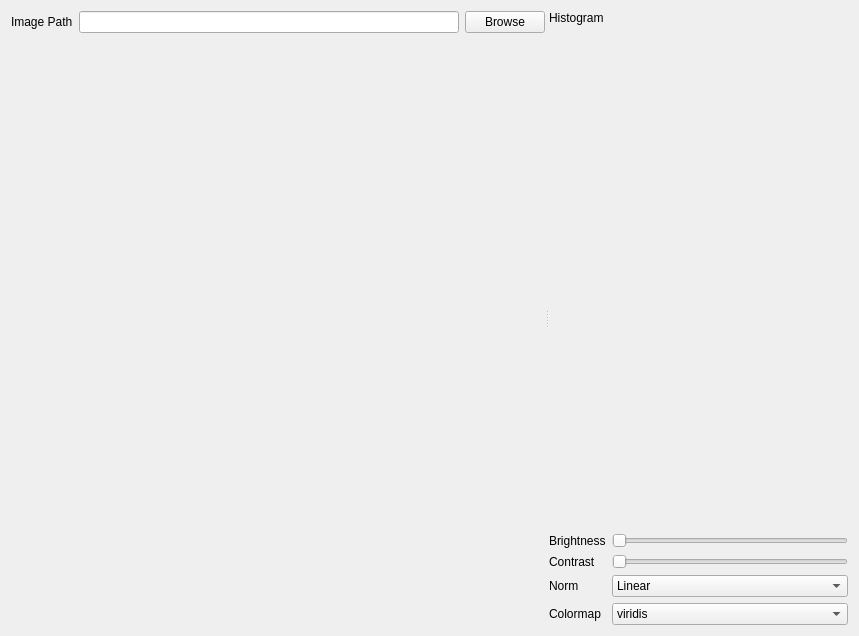
<?xml version="1.0" encoding="UTF-8"?>
<ui version="4.0">
 <class>Form</class>
 <widget class="QWidget" name="Form">
  <property name="geometry">
   <rect>
    <x>0</x>
    <y>0</y>
    <width>859</width>
    <height>636</height>
   </rect>
  </property>
  <property name="windowTitle">
   <string>Form</string>
  </property>
  <layout class="QVBoxLayout" name="verticalLayout_2">
   <item>
    <widget class="QSplitter" name="splitter">
     <property name="orientation">
      <enum>Qt::Horizontal</enum>
     </property>
     <widget class="QWidget" name="layoutWidget">
      <layout class="QVBoxLayout" name="verticalLayout_5" stretch="0,1">
       <item>
        <layout class="QHBoxLayout" name="horizontalLayout_3">
         <item>
          <widget class="QLabel" name="label_3">
           <property name="text">
            <string>Image Path</string>
           </property>
          </widget>
         </item>
         <item>
          <widget class="QLineEdit" name="lineEdit_image_path"/>
         </item>
         <item>
          <widget class="QPushButton" name="pushButton_browse">
           <property name="text">
            <string>Browse</string>
           </property>
          </widget>
         </item>
        </layout>
       </item>
       <item>
        <widget class="WidgetPlotImage" name="widget_image" native="true">
         <property name="sizePolicy">
          <sizepolicy hsizetype="Expanding" vsizetype="Expanding">
           <horstretch>0</horstretch>
           <verstretch>0</verstretch>
          </sizepolicy>
         </property>
        </widget>
       </item>
      </layout>
     </widget>
     <widget class="QWidget" name="">
      <layout class="QVBoxLayout" name="verticalLayout">
       <item>
        <layout class="QVBoxLayout" name="verticalLayout_4" stretch="0,1">
         <item>
          <widget class="QLabel" name="label_4">
           <property name="sizePolicy">
            <sizepolicy hsizetype="Minimum" vsizetype="Minimum">
             <horstretch>0</horstretch>
             <verstretch>0</verstretch>
            </sizepolicy>
           </property>
           <property name="text">
            <string>Histogram</string>
           </property>
          </widget>
         </item>
         <item>
          <widget class="WidgetPlotHist" name="widget_hist_view" native="true">
           <property name="sizePolicy">
            <sizepolicy hsizetype="Expanding" vsizetype="Expanding">
             <horstretch>0</horstretch>
             <verstretch>0</verstretch>
            </sizepolicy>
           </property>
          </widget>
         </item>
        </layout>
       </item>
       <item>
        <layout class="QGridLayout" name="gridLayout">
         <item row="0" column="0">
          <widget class="QLabel" name="label">
           <property name="text">
            <string>Brightness</string>
           </property>
          </widget>
         </item>
         <item row="0" column="1">
          <widget class="QSlider" name="horizontalSlider_brightness">
           <property name="orientation">
            <enum>Qt::Horizontal</enum>
           </property>
          </widget>
         </item>
         <item row="1" column="0">
          <widget class="QLabel" name="label_2">
           <property name="text">
            <string>Contrast</string>
           </property>
          </widget>
         </item>
         <item row="1" column="1">
          <widget class="QSlider" name="horizontalSlider_contrast">
           <property name="orientation">
            <enum>Qt::Horizontal</enum>
           </property>
          </widget>
         </item>
         <item row="2" column="0">
          <widget class="QLabel" name="label_5">
           <property name="text">
            <string>Norm</string>
           </property>
          </widget>
         </item>
         <item row="2" column="1">
          <widget class="QComboBox" name="comboBox_normalize">
           <item>
            <property name="text">
             <string>Linear</string>
            </property>
           </item>
           <item>
            <property name="text">
             <string>Logrithm</string>
            </property>
           </item>
          </widget>
         </item>
         <item row="3" column="0">
          <widget class="QLabel" name="label_6">
           <property name="text">
            <string>Colormap</string>
           </property>
          </widget>
         </item>
         <item row="3" column="1">
          <widget class="QComboBox" name="comboBox_colormap">
           <item>
            <property name="text">
             <string>viridis</string>
            </property>
           </item>
           <item>
            <property name="text">
             <string>plasma</string>
            </property>
           </item>
           <item>
            <property name="text">
             <string>gray</string>
            </property>
           </item>
           <item>
            <property name="text">
             <string>RdYlBu</string>
            </property>
           </item>
           <item>
            <property name="text">
             <string>twilight</string>
            </property>
           </item>
           <item>
            <property name="text">
             <string>hsv</string>
            </property>
           </item>
           <item>
            <property name="text">
             <string>jet</string>
            </property>
           </item>
           <item>
            <property name="text">
             <string>Others</string>
            </property>
           </item>
          </widget>
         </item>
        </layout>
       </item>
      </layout>
     </widget>
    </widget>
   </item>
  </layout>
 </widget>
 <customwidgets>
  <customwidget>
   <class>WidgetPlotHist</class>
   <extends>QWidget</extends>
   <header>bin.Widgets.WidgetPlots.h</header>
   <container>1</container>
  </customwidget>
  <customwidget>
   <class>WidgetPlotImage</class>
   <extends>QWidget</extends>
   <header>bin.Widgets.WidgetPlots.h</header>
   <container>1</container>
  </customwidget>
 </customwidgets>
 <resources/>
 <connections/>
</ui>
